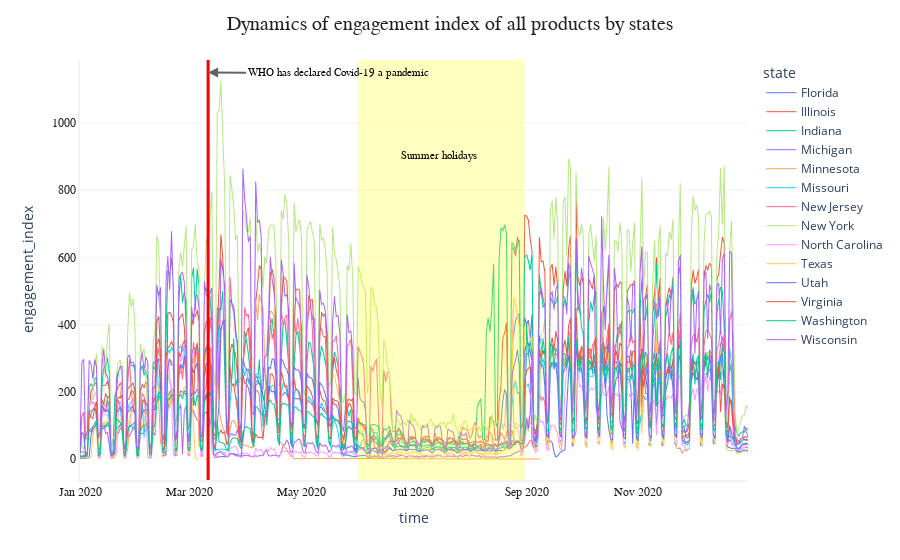

The notebook cell saved with this chart:
### Markdown cell above
# Dynamics of Engagement of all products by state.

### Code cell
fig = px.line(st_eng, x="time", y="engagement_index", color="state", line_group="state")

fig.update_layout(plot_bgcolor = 'white', title = 'Dynamics of engagement index of all products by states', 
                  title_font_family = 'monospace', title_font_color = '#221f1f', title_font_size = 20, title_x = 0.5)
fig.update_xaxes(showline = True, linecolor = '#f5f2f2', linewidth = 2, tickfont_family = 'monospace', tickfont_color = '#221f1f', tickfont_size = 12)
fig.update_yaxes(showline = True, linecolor = '#f5f2f2', 
                 showgrid = True, gridwidth = 1, gridcolor = '#f5f2f2',
                 linewidth = 2, tickfont_family = 'monospace', tickfont_color = '#221f1f', tickfont_size = 12)

fig.add_vline(x = '2020-03-11', line_width = 3, line_color="red")

fig.add_annotation(
        x='2020-03-11',
        y=1150,
        text="WHO has declared Covid-19 a pandemic",
        showarrow=True,
        font=dict(
            family="monospace",
            size=11,
            color="black"
            ),
        arrowhead=2,
        arrowsize=1,
        arrowwidth=2,
        arrowcolor="#636363",
        ax= 130,
        ay=1
        )

fig.add_vrect(x0="2020-06-01", x1="2020-08-31", fillcolor="yellow", opacity=0.25, line_width=0)

fig.add_annotation(
        x='2020-07-15',
        y=900,
        text="Summer holidays",
        showarrow=False,
        font=dict(
            family="monospace",
            size=11,
            color="black"
            )
        )

fig.update_traces(line_width=1)

fig.show()

### Figure 1 — Plotly figure (JSON) as saved in the notebook; plotly's stock layout.template omitted (floating-point values rounded to 4 significant figures; data arrays with more than 128 entries replaced by an {"elided": "..."} marker saying what was removed)
{"data": [{"hovertemplate": "state=Florida<br>time=%{x}<br>engagement_index=%{y}<extra></extra>", "legendgroup": "Florida", "line": {"color": "#636efa", "dash": "solid", "width": 1}, "mode": "lines", "name": "Florida", "showlegend": true, "type": "scattergl", "x": {"elided": "366 str values"}, "xaxis": "x", "y": {"elided": "366 float values"}, "yaxis": "y"}, {"hovertemplate": "state=Illinois<br>time=%{x}<br>engagement_index=%{y}<extra></extra>", "legendgroup": "Illinois", "line": {"color": "#EF553B", "dash": "solid", "width": 1}, "mode": "lines", "name": "Illinois", "showlegend": true, "type": "scattergl", "x": {"elided": "366 str values"}, "xaxis": "x", "y": {"elided": "366 float values"}, "yaxis": "y"}, {"hovertemplate": "state=Indiana<br>time=%{x}<br>engagement_index=%{y}<extra></extra>", "legendgroup": "Indiana", "line": {"color": "#00cc96", "dash": "solid", "width": 1}, "mode": "lines", "name": "Indiana", "showlegend": true, "type": "scattergl", "x": {"elided": "366 str values"}, "xaxis": "x", "y": {"elided": "366 float values"}, "yaxis": "y"}, {"hovertemplate": "state=Michigan<br>time=%{x}<br>engagement_index=%{y}<extra></extra>", "legendgroup": "Michigan", "line": {"color": "#ab63fa", "dash": "solid", "width": 1}, "mode": "lines", "name": "Michigan", "showlegend": true, "type": "scattergl", "x": {"elided": "366 str values"}, "xaxis": "x", "y": {"elided": "366 float values"}, "yaxis": "y"}, {"hovertemplate": "state=Minnesota<br>time=%{x}<br>engagement_index=%{y}<extra></extra>", "legendgroup": "Minnesota", "line": {"color": "#FFA15A", "dash": "solid", "width": 1}, "mode": "lines", "name": "Minnesota", "showlegend": true, "type": "scattergl", "x": ["2020-01-23T00:00:00", "2020-01-24T00:00:00", "2020-01-25T00:00:00", "2020-01-26T00:00:00", "2020-01-27T00:00:00", "2020-01-28T00:00:00", "2020-01-29T00:00:00", "2020-01-30T00:00:00", "2020-01-31T00:00:00", "2020-02-01T00:00:00", "2020-02-02T00:00:00", "2020-02-03T00:00:00", "2020-02-04T00:00:00", "2020-02-05T00:00:00", "2020-02-06T00:00:00", "2020-02-07T00:00:00", "2020-02-08T00:00:00", "2020-02-09T00:00:00", "2020-02-10T00:00:00", "2020-02-11T00:00:00", "2020-02-12T00:00:00", "2020-02-13T00:00:00", "2020-02-14T00:00:00", "2020-02-15T00:00:00", "2020-02-16T00:00:00", "2020-02-17T00:00:00", "2020-02-18T00:00:00", "2020-02-19T00:00:00", "2020-02-20T00:00:00", "2020-02-21T00:00:00", "2020-02-22T00:00:00", "2020-02-23T00:00:00", "2020-02-24T00:00:00", "2020-02-25T00:00:00", "2020-02-26T00:00:00", "2020-02-27T00:00:00", "2020-02-28T00:00:00", "2020-02-29T00:00:00", "2020-03-01T00:00:00", "2020-03-02T00:00:00", "2020-03-03T00:00:00", "2020-03-04T00:00:00", "2020-03-05T00:00:00", "2020-03-06T00:00:00", "2020-03-07T00:00:00", "2020-03-08T00:00:00", "2020-03-09T00:00:00", "2020-03-10T00:00:00", "2020-03-11T00:00:00", "2020-03-12T00:00:00", "2020-03-13T00:00:00", "2020-03-14T00:00:00", "2020-03-15T00:00:00", "2020-03-16T00:00:00", "2020-03-17T00:00:00", "2020-03-18T00:00:00", "2020-03-19T00:00:00", "2020-03-20T00:00:00", "2020-03-21T00:00:00", "2020-03-22T00:00:00", "2020-03-23T00:00:00", "2020-03-24T00:00:00", "2020-03-25T00:00:00", "2020-03-26T00:00:00", "2020-03-27T00:00:00", "2020-03-28T00:00:00", "2020-03-29T00:00:00", "2020-03-30T00:00:00", "2020-03-31T00:00:00", "2020-04-01T00:00:00", "2020-04-02T00:00:00", "2020-04-03T00:00:00", "2020-04-04T00:00:00", "2020-04-05T00:00:00", "2020-04-06T00:00:00", "2020-04-07T00:00:00", "2020-04-08T00:00:00", "2020-04-09T00:00:00", "2020-04-10T00:00:00", "2020-04-11T00:00:00", "2020-04-12T00:00:00", "2020-04-13T00:00:00", "2020-04-14T00:00:00", "2020-04-15T00:00:00", "2020-04-16T00:00:00", "2020-04-17T00:00:00", "2020-04-18T00:00:00", "2020-04-19T00:00:00", "2020-04-20T00:00:00", "2020-04-27T00:00:00", "2020-05-20T00:00:00", "2020-07-28T00:00:00", "2020-09-08T00:00:00"], "xaxis": "x", "y": [182.3, 243.7, 31.17, 24.22, 24.96, 98.22, 147.0, 140.4, 195.4, 20.57, 17.24, 134.0, 158.2, 142.1, 129.6, 150.8, 24.9, 17.28, 148.4, 166.7, 338.8, 171.2, 49.82, 33.51, 38.25, 41.45, 269.3, 279.0, 291.4, 286.4, 43.17, 44.2, 274.3, 254.9, 257.3, 283.7, 359.4, 40.36, 45.68, 290.6, 286.4, 332.5, 310.6, 39.95, 32.24, 43.2, 284.3, 263.2, 228.9, 331.9, 316.2, 45.87, 41.29, 314.7, 148.8, 114.6, 95.6, 80.53, 54.83, 38.58, 88.73, 112.2, 114.9, 103.4, 89.64, 62.77, 39.75, 47.48, 39.78, 40.21, 38.06, 35.36, 33.36, 41.37, 470.5, 414.5, 488.1, 468.4, 448.1, 276.1, 154.5, 407.2, 439.7, 437.7, 423.9, 330.7, 70.34, 52.5, 47.66, 1.03, 1.8, 0.39, 0.26], "yaxis": "y"}, {"hovertemplate": "state=Missouri<br>time=%{x}<br>engagement_index=%{y}<extra></extra>", "legendgroup": "Missouri", "line": {"color": "#19d3f3", "dash": "solid", "width": 1}, "mode": "lines", "name": "Missouri", "showlegend": true, "type": "scattergl", "x": {"elided": "366 str values"}, "xaxis": "x", "y": {"elided": "366 float values"}, "yaxis": "y"}, {"hovertemplate": "state=New Jersey<br>time=%{x}<br>engagement_index=%{y}<extra></extra>", "legendgroup": "New Jersey", "line": {"color": "#FF6692", "dash": "solid", "width": 1}, "mode": "lines", "name": "New Jersey", "showlegend": true, "type": "scattergl", "x": {"elided": "366 str values"}, "xaxis": "x", "y": {"elided": "366 float values"}, "yaxis": "y"}, {"hovertemplate": "state=New York<br>time=%{x}<br>engagement_index=%{y}<extra></extra>", "legendgroup": "New York", "line": {"color": "#B6E880", "dash": "solid", "width": 1}, "mode": "lines", "name": "New York", "showlegend": true, "type": "scattergl", "x": {"elided": "366 str values"}, "xaxis": "x", "y": {"elided": "366 float values"}, "yaxis": "y"}, {"hovertemplate": "state=North Carolina<br>time=%{x}<br>engagement_index=%{y}<extra></extra>", "legendgroup": "North Carolina", "line": {"color": "#FF97FF", "dash": "solid", "width": 1}, "mode": "lines", "name": "North Carolina", "showlegend": true, "type": "scattergl", "x": {"elided": "366 str values"}, "xaxis": "x", "y": {"elided": "366 float values"}, "yaxis": "y"}, {"hovertemplate": "state=Texas<br>time=%{x}<br>engagement_index=%{y}<extra></extra>", "legendgroup": "Texas", "line": {"color": "#FECB52", "dash": "solid", "width": 1}, "mode": "lines", "name": "Texas", "showlegend": true, "type": "scattergl", "x": {"elided": "365 str values"}, "xaxis": "x", "y": {"elided": "365 float values"}, "yaxis": "y"}, {"hovertemplate": "state=Utah<br>time=%{x}<br>engagement_index=%{y}<extra></extra>", "legendgroup": "Utah", "line": {"color": "#636efa", "dash": "solid", "width": 1}, "mode": "lines", "name": "Utah", "showlegend": true, "type": "scattergl", "x": {"elided": "366 str values"}, "xaxis": "x", "y": {"elided": "366 float values"}, "yaxis": "y"}, {"hovertemplate": "state=Virginia<br>time=%{x}<br>engagement_index=%{y}<extra></extra>", "legendgroup": "Virginia", "line": {"color": "#EF553B", "dash": "solid", "width": 1}, "mode": "lines", "name": "Virginia", "showlegend": true, "type": "scattergl", "x": {"elided": "366 str values"}, "xaxis": "x", "y": {"elided": "366 float values"}, "yaxis": "y"}, {"hovertemplate": "state=Washington<br>time=%{x}<br>engagement_index=%{y}<extra></extra>", "legendgroup": "Washington", "line": {"color": "#00cc96", "dash": "solid", "width": 1}, "mode": "lines", "name": "Washington", "showlegend": true, "type": "scattergl", "x": {"elided": "366 str values"}, "xaxis": "x", "y": {"elided": "366 float values"}, "yaxis": "y"}, {"hovertemplate": "state=Wisconsin<br>time=%{x}<br>engagement_index=%{y}<extra></extra>", "legendgroup": "Wisconsin", "line": {"color": "#ab63fa", "dash": "solid", "width": 1}, "mode": "lines", "name": "Wisconsin", "showlegend": true, "type": "scattergl", "x": {"elided": "366 str values"}, "xaxis": "x", "y": {"elided": "366 float values"}, "yaxis": "y"}], "layout": {"annotations": [{"arrowcolor": "#636363", "arrowhead": 2, "arrowsize": 1, "arrowwidth": 2, "ax": 130, "ay": 1, "font": {"color": "black", "family": "monospace", "size": 11}, "showarrow": true, "text": "WHO has declared Covid-19 a pandemic", "x": "2020-03-11", "y": 1150}, {"font": {"color": "black", "family": "monospace", "size": 11}, "showarrow": false, "text": "Summer holidays", "x": "2020-07-15", "y": 900}], "legend": {"title": {"text": "state"}, "tracegroupgap": 0}, "margin": {"t": 60}, "plot_bgcolor": "white", "shapes": [{"line": {"color": "red", "width": 3}, "type": "line", "x0": "2020-03-11", "x1": "2020-03-11", "xref": "x", "y0": 0, "y1": 1, "yref": "y domain"}, {"fillcolor": "yellow", "line": {"width": 0}, "opacity": 0.25, "type": "rect", "x0": "2020-06-01", "x1": "2020-08-31", "xref": "x", "y0": 0, "y1": 1, "yref": "y domain"}], "title": {"font": {"color": "#221f1f", "family": "monospace", "size": 20}, "text": "Dynamics of engagement index of all products by states", "x": 0.5}, "xaxis": {"anchor": "y", "domain": [0, 1], "linecolor": "#f5f2f2", "linewidth": 2, "showline": true, "tickfont": {"color": "#221f1f", "family": "monospace", "size": 12}, "title": {"text": "time"}}, "yaxis": {"anchor": "x", "domain": [0, 1], "gridcolor": "#f5f2f2", "gridwidth": 1, "linecolor": "#f5f2f2", "linewidth": 2, "showgrid": true, "showline": true, "tickfont": {"color": "#221f1f", "family": "monospace", "size": 12}, "title": {"text": "engagement_index"}}}}
